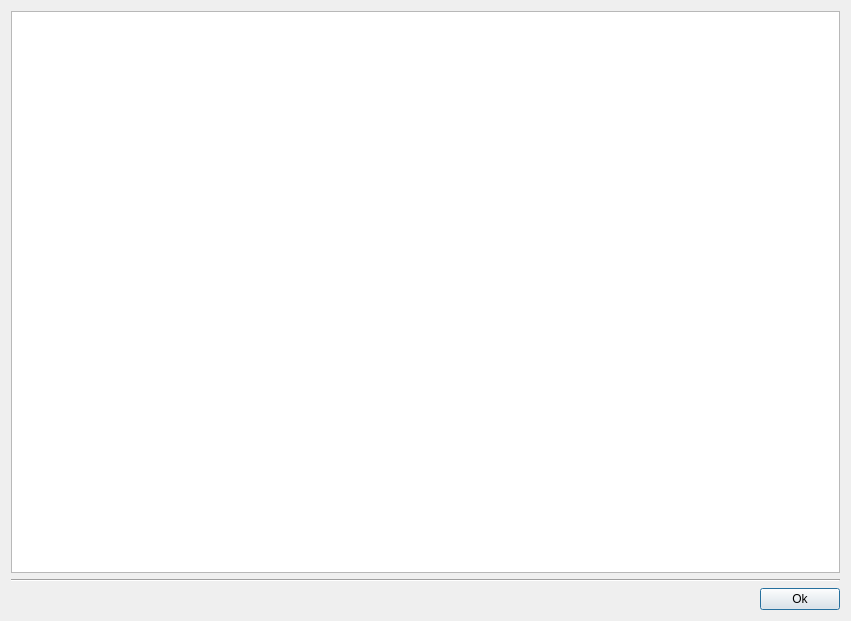
<?xml version="1.0" encoding="UTF-8"?>
<ui version="4.0">
 <class>PreviewDialog</class>
 <widget class="QDialog" name="PreviewDialog">
  <property name="geometry">
   <rect>
    <x>0</x>
    <y>0</y>
    <width>851</width>
    <height>621</height>
   </rect>
  </property>
  <property name="windowTitle">
   <string>Dialog</string>
  </property>
  <layout class="QVBoxLayout" name="verticalLayout">
   <item>
    <widget class="QPlainTextEdit" name="previewPlainTextEdit">
     <property name="readOnly">
      <bool>true</bool>
     </property>
    </widget>
   </item>
   <item>
    <widget class="Line" name="line">
     <property name="orientation">
      <enum>Qt::Horizontal</enum>
     </property>
    </widget>
   </item>
   <item>
    <layout class="QHBoxLayout" name="horizontalLayout">
     <item>
      <spacer name="horizontalSpacer">
       <property name="orientation">
        <enum>Qt::Horizontal</enum>
       </property>
       <property name="sizeHint" stdset="0">
        <size>
         <width>40</width>
         <height>20</height>
        </size>
       </property>
      </spacer>
     </item>
     <item>
      <widget class="QPushButton" name="okPushButton">
       <property name="text">
        <string>Ok</string>
       </property>
      </widget>
     </item>
    </layout>
   </item>
  </layout>
 </widget>
 <resources/>
 <connections/>
</ui>
